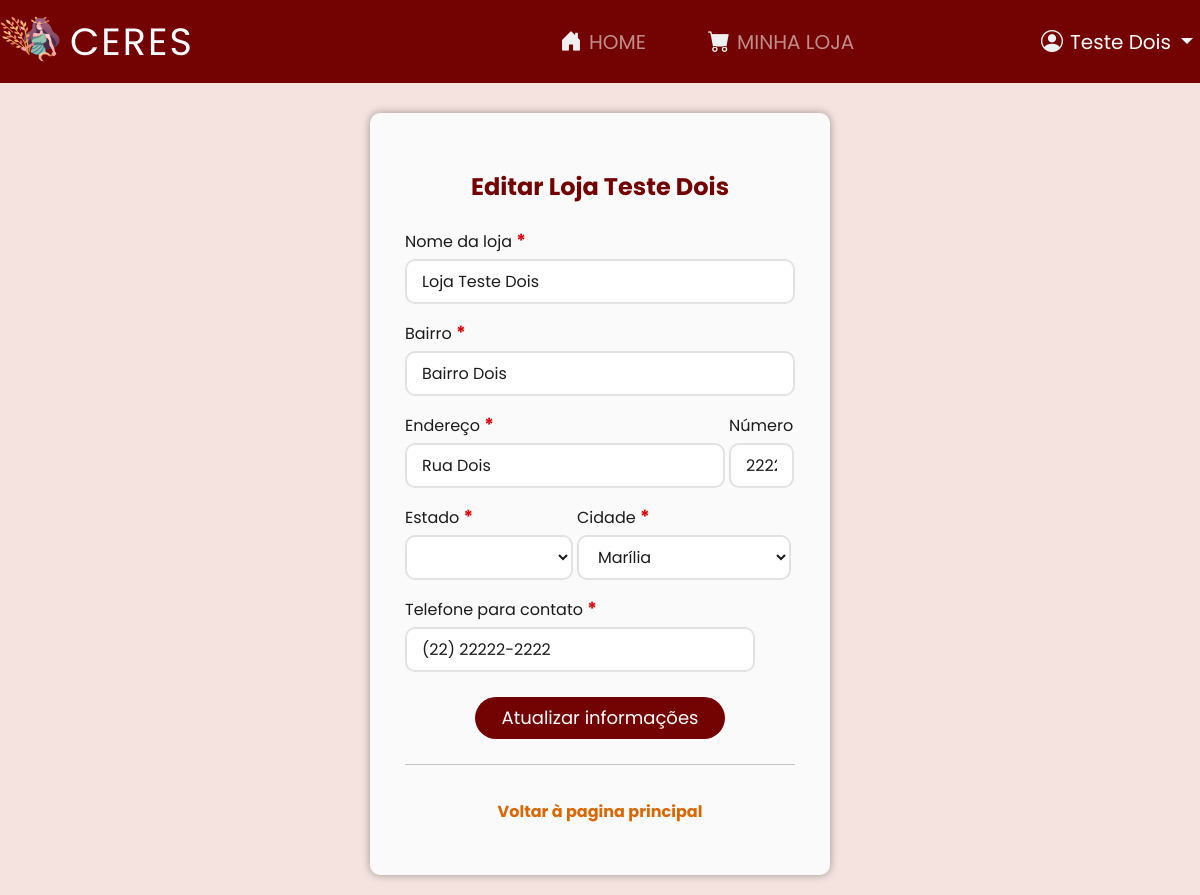
The app's page /store/edit/1 (signed in) with its own data.
### apps/store/models.py (models this page shows)
class Store(models.Model):
    name = models.CharField(max_length = 100)
    district = models.CharField(max_length = 150)
    address = models.CharField(max_length = 50)
    number = models.CharField(max_length = 20)
    state = models.CharField(max_length = 50)
    city = models.CharField(max_length = 50)
    phone = models.CharField(max_length = 15)
    created_at = models.DateTimeField(default=datetime.now, blank=True)
    user = models.ForeignKey(User, on_delete=models.DO_NOTHING, db_column='user')
    class Meta:
        db_table = 'stores'

### apps/store/views.py (the view)
# urls.py: path('edit/<int:id>', views.edit_store, name='edit_store'),
def edit_store(request, id):
    store = get_object_or_404(Store, pk=id)
    stores = Store.objects.all()
    if request.method == 'POST':
        store.name = request.POST['name']
        store.district = request.POST['district']
        store.address = request.POST['address']
        store.number = request.POST['number']
        store.state = request.POST['state']
        store.city = request.POST['city']
        store.phone = request.POST['phone']
        store.save()
        return redirect(f'/store/{store.id}')
    else:
        context = {
            'stores': stores,
            'store': store,
        }
        return render(request, 'store/edit_store.html', context)

### templates/store/edit_store.html (shortened to what this page needs)
{% extends 'base.html' %}
{% load static %}
{% block styles %}
    <link rel="stylesheet" href="{% static 'css/criar-loja.css' %}">
{% endblock %}
{% block content %}
    <main>
        <form action="" class="formulario" id="formularioCriarLoja" name="formulario" action="{% url 'edit_store' store.id %}" method="POST">
            <div id="conteudo">
                <h1 class="titulo">Editar {{ store.name }}</h1>
                <div style="margin-bottom: 15px;" id="campo-loja">
                    <label for="input-nome" class="label-campo" id="label-nome">Nome da loja <strong><span class="asteristico">*</span></strong></label>
                    <input type="text" class="input-campo" id="name" name="name" placeholder="Digite o nome de sua loja . . ." value="{{ store.name }}" maxlength="100" required>
                </div>
                <div style="margin-bottom: 15px;" id="campo-bairro">
                    <label for="input-bairro" class="label-campo" id="label-bairro">Bairro <strong><span class="asteristico">*</span></strong></label>
                    <input type="text" class="input-campo" id="district" name="district" placeholder="Digite seu bairro . . ." value="{{ store.district }}" maxlength="150" required>
                </div>
                <div style="margin-bottom: 15px;" id="campo-endereco">
                    <label for="input-endereco" class="label-campo" id="label-endereco">Endereço <strong><span class="asteristico">*</span></strong></label><br>
                    <input type="text" class="input-campo" id="address" name="address" placeholder="Digite sua rua . . ." value="{{ store.address }}" maxlength="50" required>
                </div>
                <div style="margin-bottom: 15px;" id="campo-numero">
                    <label for="input-numero" class="label-campo" id="label-numero">Número</label><br>
                    <input type="text" class="input-campo" id="number" name="number" value="{{ store.number }}" maxlength="20" required>
                </div>
                <div style="margin-bottom: 15px;" id="campo-estado">
                    <label for="state" class="label-campo" id="label-estado">Estado <strong><span class="asteristico">*</span></strong></label><br>
                    <select name="state" class="input-campo" id="state" required>
                        <option value="{{ store.state }}" selected></option>
                    </select>
                </div>
                <div style="margin-bottom: 15px;" id="campo-cidade">
                    <label for="city" class="label-campo" id="label-cidade">Cidade <strong><span class="asteristico">*</span></strong></label><br>
                    <select name="city" class="input-campo" id="city" required>
                        <option value="{{ store.city }}" selected>{{ store.city }}</option>
                    </select>
                </div>
                <div id="campo-telefone">
                    <label for="input-telefone" class="label-campo" id="label-telefone">Telefone para contato <strong><span class="asteristico">*</span></strong></label><br>
                    <input type="text" class="input-campo" id="phone" name="phone" placeholder="Digite seu telefone . . ." value="{{ store.phone }}" maxlength="15" required onkeyup="maskPhone()">
                </div>
                <button type="submit" class="botao-principal" style="margin-bottom: 25px;">Atualizar informações</button>
            </div>
            <hr class="linhaFormulario">
            <div class="rodape-formulario">
                <p><strong><a href="{% url 'dashboard' %}" class="clique-aqui">Voltar à pagina principal</a></strong></p>
            </div>
        </form>
    </main>
{% endblock %}

### templates/partials/_navbar.html (shortened to what this page needs)
{% load static %}
<header>
    <nav class="navbar navbar-expand-lg navbar-dark bg-vinho">
        <div class="container-fluid">
            <a class="navbar-brand" style="margin-right: 0px !important; width: 356px;" href="/">
                <img src="{% static 'img/logo.png' %}" alt="" width="60" height="48" class="d-inline-block align-text-top">CERES
            </a>
            <div class="collapse navbar-collapse" id="navbarSupportedContent">
                <ul class="navbar-nav me-auto mb-2 mb-lg-0" id="navbar-central">
                    <li class="nav-item">
                        <a class="nav-link" aria-current="page" href="{% url 'dashboard' %}" title="Ir à Home">
                            <div id="abc" style="width: 94px; margin-left: 50%; transform: translate(-50%); color: #ffffff8c">
                                <i class="bi bi-house-door-fill icone-navbar"></i>HOME
                            </div>
                        </a>
                    </li>
                    {% if user.is_authenticated %}
                        {% if user.is_staff %}
                            {% if stores %}
                                {% for store in stores %}
                                    {% if store.user == user %}
                                        <li class="nav-item">
                                            <a class="nav-link" href="{% url 'store' store.id %}" title="Ir à Minha loja">
                                                <i class="bi bi-cart-fill icone-navbar"></i>MINHA LOJA
                                            </a>
                                        </li>
                                    {% endif %}
                                {% endfor %}
                            {% endif %}
                        {% else %}
                            <li class="nav-item">
                                <a class="nav-link" href="{% url 'create_store' %}" title="Ir à Criar loja">
                                    <i class="bi bi-bag-plus-fill icone-navbar"></i>CRIAR LOJA
                                </a>
                            </li>
                        {% endif %}
                    {% endif %}
                </ul>
                {% if user.is_authenticated %}
                    <div class="d-flex">
                        <ul class="navbar-nav me-auto mb-2 mb-lg-0 pr-7">
                            <li class="nav-item dropdown">
                                <a class="nav-link dropdown-toggle" style="color: #ffffff;" href="#" id="navbarDropdownMenuLink" data-toggle="dropdown" aria-haspopup="true" aria-expanded="false">
                                    <i class="bi bi-person-circle icone-navbar"></i>{{ user.get_full_name|title  }}
                                </a>
                            </li>
                        </ul>
                    </div>
                {% endif %}
            </div>
        </div>
    </nav>
</header>

### static/css/css-globais.css (style rules this page uses)
:root { --vinho: #730202; --bege: #F4E3DE; --branco: #FFFFFF; --brancoFormulario: #fafafa; --laranja: #D96704; --preto: #1b1b1b; --cinza1: #9A9A9A; --cinza2: #C4C4C4; --cinza3: #E1E1E1; --vermelho: #D90404; }
* { font-family: Arial, Helvetica, sans-serif; font-family: "Poppins", sans-serif; margin: 0; padding: 0; color: var(--preto); }
body { background-color: #F4E3DE; min-height: 100vh }
#navbar-central { margin: 0 auto; }
.bg-vinho { background-color: var(--vinho); }
.container-fluid { max-width: 1300px; padding: 0px !important; }
.nav-item { width: 178px; }
.nav-link { font-size: 20px; padding: 8px 12px !important; }
.icone-navbar { color: #f0f0f0; font-size: 22px; padding: 5px 7px; }
.formulario { background-color: var(--brancoFormulario); border-radius: 10px; margin: auto; margin-top: 30px; box-shadow: 0px 0px 8px rgba(0, 0, 0, 0.353); padding: 35px; }
.botao-principal { display: block; margin: 25px auto 0px auto; width: 250px; height: 42px; border-radius: 300px; font-size: 18px; border: none; background-color: var(--vinho); color: var(--branco); cursor: pointer; }
.input-campo { display: block; width: 100%; height: 45px; border-radius: 10px; background-color: var(--branco); border: 2px solid #e2e2e2; padding: 0 15px 0 15px; margin-top: 5px; }
::placeholder { color: #767575; font-size: 15px; }
.asteristico { font-size: 18px; font-weight: bold; color: var(--vermelho); }
.clique-aqui { color: var(--laranja); font-weight: bold; text-decoration: none; }
.rodape-formulario { display: block; margin: 35px auto 0 auto; color: var(--preto); text-align: center; }
.linhaFormulario { background-color: var(--cinza2) !important; opacity: 1 !important; height: 1.5px !important; border: none !important; width: 100% !important; margin: auto !important; }
.titulo { text-align: center; margin: 25px 0 25px 0; font-size: 24px; color: var(--vinho); font-weight: bold; }
.navbar-brand { font-size: 38px; letter-spacing: 2px; }
.navbar-brand img { margin-right: 10px; }

### static/css/criar-loja.css (style rules this page uses)
#formularioCriarLoja { width: 460px; height: auto; margin-bottom: 20px; }
#campo-endereco { display: inline-block; width: 82%; }
#campo-numero { display: inline-block; width: 65px; }
#campo-estado { display: inline-block; width: 43%; }
#campo-cidade { display: inline-block; width: 55%; }
#campo-telefone { display: inline-block; }
::placeholder { color: var(--cinza1); font-size: 16px; }

### records on screen
Store: shows "MINHA LOJA", name "Loja Teste Dois", district "Bairro Dois", address "Rua Dois", number "2222", city "Marília", phone "(22) 22222-2222"

### other values on screen
{{ user.get_full_name|title }} "Teste Dois"
